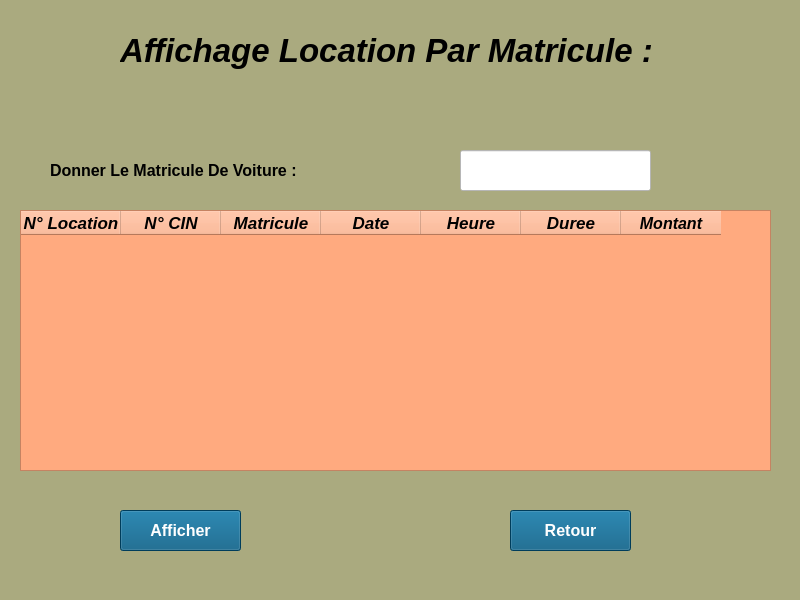
<?xml version="1.0" encoding="UTF-8"?>
<ui version="4.0">
 <class>Form</class>
 <widget class="QWidget" name="Form">
  <property name="geometry">
   <rect>
    <x>0</x>
    <y>0</y>
    <width>800</width>
    <height>600</height>
   </rect>
  </property>
  <property name="windowTitle">
   <string>Form</string>
  </property>
  <property name="styleSheet">
   <string notr="true">background-color: rgb(170, 170, 127);</string>
  </property>
  <widget class="QLabel" name="label">
   <property name="geometry">
    <rect>
     <x>50</x>
     <y>150</y>
     <width>411</width>
     <height>41</height>
    </rect>
   </property>
   <property name="font">
    <font>
     <pointsize>12</pointsize>
     <weight>75</weight>
     <bold>true</bold>
    </font>
   </property>
   <property name="text">
    <string>Donner Le Matricule De Voiture :</string>
   </property>
  </widget>
  <widget class="QLineEdit" name="lire_mat">
   <property name="geometry">
    <rect>
     <x>460</x>
     <y>150</y>
     <width>191</width>
     <height>41</height>
    </rect>
   </property>
   <property name="font">
    <font>
     <pointsize>13</pointsize>
     <weight>75</weight>
     <bold>true</bold>
    </font>
   </property>
   <property name="styleSheet">
    <string notr="true">color: rgb(255, 0, 0);
background-color: rgb(255, 255, 255);</string>
   </property>
  </widget>
  <widget class="QPushButton" name="retour">
   <property name="geometry">
    <rect>
     <x>510</x>
     <y>510</y>
     <width>121</width>
     <height>41</height>
    </rect>
   </property>
   <property name="font">
    <font>
     <pointsize>12</pointsize>
     <weight>75</weight>
     <bold>true</bold>
    </font>
   </property>
   <property name="styleSheet">
    <string notr="true">background-color: rgb(255, 255, 255);
color: rgb(255, 255, 255);
background-color: rgb(0, 85, 127);</string>
   </property>
   <property name="text">
    <string>Retour</string>
   </property>
  </widget>
  <widget class="QPushButton" name="afficher">
   <property name="geometry">
    <rect>
     <x>120</x>
     <y>510</y>
     <width>121</width>
     <height>41</height>
    </rect>
   </property>
   <property name="font">
    <font>
     <pointsize>12</pointsize>
     <weight>75</weight>
     <italic>false</italic>
     <bold>true</bold>
    </font>
   </property>
   <property name="styleSheet">
    <string notr="true">background-color: rgb(0, 85, 127);
color: rgb(255, 255, 255);</string>
   </property>
   <property name="text">
    <string>Afficher</string>
   </property>
  </widget>
  <widget class="QTableWidget" name="tableWidget">
   <property name="geometry">
    <rect>
     <x>20</x>
     <y>210</y>
     <width>751</width>
     <height>261</height>
    </rect>
   </property>
   <property name="styleSheet">
    <string notr="true">font: 75 14pt &quot;MS Shell Dlg 2&quot;;
background-color: rgb(255, 170, 127);</string>
   </property>
   <property name="iconSize">
    <size>
     <width>20</width>
     <height>0</height>
    </size>
   </property>
   <property name="textElideMode">
    <enum>Qt::ElideRight</enum>
   </property>
   <attribute name="horizontalHeaderMinimumSectionSize">
    <number>100</number>
   </attribute>
   <attribute name="horizontalHeaderHighlightSections">
    <bool>false</bool>
   </attribute>
   <attribute name="verticalHeaderVisible">
    <bool>false</bool>
   </attribute>
   <attribute name="verticalHeaderMinimumSectionSize">
    <number>29</number>
   </attribute>
   <attribute name="verticalHeaderDefaultSectionSize">
    <number>31</number>
   </attribute>
   <attribute name="verticalHeaderHighlightSections">
    <bool>false</bool>
   </attribute>
   <attribute name="verticalHeaderShowSortIndicator" stdset="0">
    <bool>false</bool>
   </attribute>
   <column>
    <property name="text">
     <string>N° Location</string>
    </property>
    <property name="font">
     <font>
      <pointsize>13</pointsize>
      <weight>75</weight>
      <italic>true</italic>
      <bold>true</bold>
      <underline>false</underline>
     </font>
    </property>
   </column>
   <column>
    <property name="text">
     <string>N° CIN</string>
    </property>
    <property name="font">
     <font>
      <pointsize>13</pointsize>
      <weight>75</weight>
      <italic>true</italic>
      <bold>true</bold>
     </font>
    </property>
   </column>
   <column>
    <property name="text">
     <string>Matricule</string>
    </property>
    <property name="font">
     <font>
      <pointsize>13</pointsize>
      <weight>75</weight>
      <italic>true</italic>
      <bold>true</bold>
     </font>
    </property>
   </column>
   <column>
    <property name="text">
     <string>Date</string>
    </property>
    <property name="font">
     <font>
      <pointsize>13</pointsize>
      <weight>75</weight>
      <italic>true</italic>
      <bold>true</bold>
     </font>
    </property>
   </column>
   <column>
    <property name="text">
     <string>Heure</string>
    </property>
    <property name="font">
     <font>
      <pointsize>13</pointsize>
      <weight>75</weight>
      <italic>true</italic>
      <bold>true</bold>
     </font>
    </property>
   </column>
   <column>
    <property name="text">
     <string>Duree</string>
    </property>
    <property name="font">
     <font>
      <pointsize>13</pointsize>
      <weight>75</weight>
      <italic>true</italic>
      <bold>true</bold>
     </font>
    </property>
   </column>
   <column>
    <property name="text">
     <string>Montant</string>
    </property>
    <property name="font">
     <font>
      <pointsize>12</pointsize>
      <weight>75</weight>
      <italic>true</italic>
      <bold>true</bold>
     </font>
    </property>
   </column>
  </widget>
  <widget class="QLabel" name="label_2">
   <property name="geometry">
    <rect>
     <x>120</x>
     <y>20</y>
     <width>571</width>
     <height>61</height>
    </rect>
   </property>
   <property name="font">
    <font>
     <pointsize>25</pointsize>
     <weight>75</weight>
     <italic>true</italic>
     <bold>true</bold>
    </font>
   </property>
   <property name="text">
    <string>Affichage Location Par Matricule :</string>
   </property>
  </widget>
 </widget>
 <resources/>
 <connections/>
</ui>
